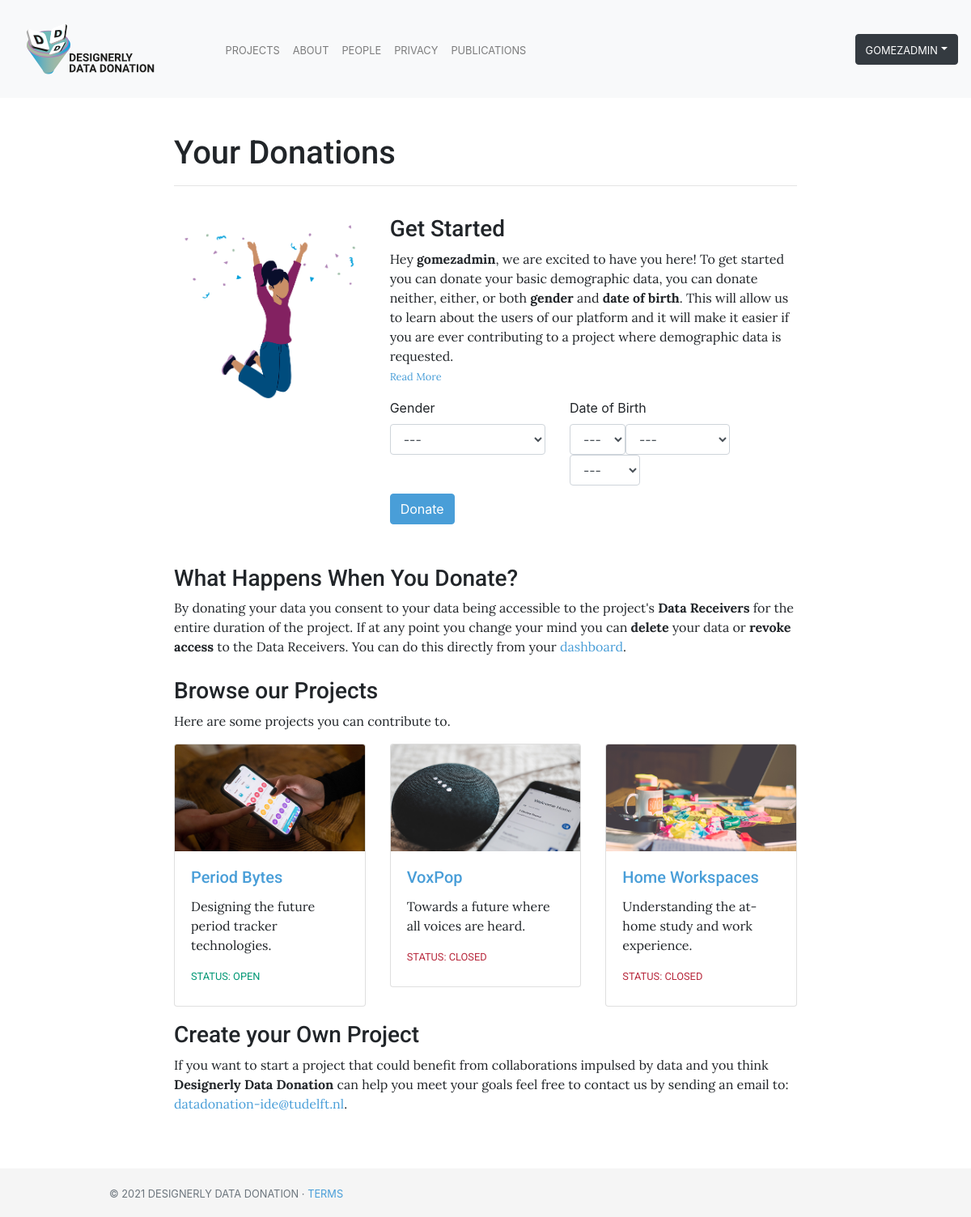
Page /hello/ (signed in) on the committed database.
### bucket/models.py (models this page shows, shortened)
class BucketUser(AbstractBaseUser):
    email               = models.EmailField(verbose_name="email", max_length=60, unique=True)
    username            = models.CharField(max_length=30, unique=True)
    user_id             = models.CharField(max_length=60, unique=True, default=None, primary_key=True)
    date_joined         = models.DateTimeField(verbose_name="date joined", auto_now_add=True)
    last_login          = models.DateTimeField(verbose_name="last login", auto_now=True)
    thing_id            = models.CharField(max_length=200, unique=True, default=None, null=True)
    is_admin            = models.BooleanField(default=False)
    is_active           = models.BooleanField(default=True)
    is_staff            = models.BooleanField(default=False)
    is_superuser        = models.BooleanField(default=False)
    hide_email          = models.BooleanField(default=True)
    objects = BucketUserManager()
    USERNAME_FIELD = 'email' # Field to log in with
    REQUIRED_FIELDS = ['username', 'user_id'] # Required fields
    def __str__(self):
        return self.username

### bucket_view/models.py (models this page shows)
class Project(models.Model):
    id                      = models.CharField(max_length=100, blank=False, unique=True, primary_key=True)
    user                    = models.ForeignKey(settings.AUTH_USER_MODEL, on_delete=models.CASCADE)
    researcher_name         = models.CharField(max_length=200, unique=False, default=None, null=True)
    researcher_affiliation  = models.CharField(max_length=200, unique=False, default=None, null=True)
    title                   = models.CharField(max_length=100, blank=False) # Short string field to hold project name
    description_tweet       = models.CharField(max_length=280, blank=False)  # Tweet-Like description of project
    description             = models.TextField(blank=False)  # Large string frield to hold a piece of text
    hrec                    = models.BooleanField(default=False)
    data                    = models.JSONField(blank=False, null=True)
    image                   = models.ImageField(upload_to="images", blank=True, null=True)
    start                   = models.DateField(blank=False)  # Start of project
    end                     = models.DateField(blank=False)  # End of project
    data_info               = models.TextField(blank=False, null=True)
    instructions            = models.TextField(unique=False, default=None, null=True)
    groupId                 = models.CharField(max_length=200, unique=True, default=None)
    def active(self):
        now = datetime.date.today()
        if self.start <= now and now <= self.end:
            return True
        return False

### bucket_view/views.py (the view)
# urls.py: path("hello/", views.bucket_hello, name="hello"),
@login_required()
def bucket_hello(request):
    project = Project.objects.all().order_by('-start')[:3]
    if request.method == 'POST':
        form = DemographicsForm(request.POST, request.FILES)
        if form.is_valid():
            timestamp = round(time.time()*1000)
            sex = form.cleaned_data['sex']
            if sex:
                sex_data = {'values': [[timestamp, int(sex[0])]]}
                print(sex_data)
            else: sex_data = {}
            date = form.cleaned_data['date_of_birth']
            if date:
                date_data = {'values':[[timestamp, date.day, date.month, date.year]]}
                print(date_data)
            else: date_data = {}
            thingId, initialized_property_dict = initialize_demographics_donation(request.session['token'], sex_data, date_data)
            donation = Donation(
                user=request.user,
                data={'SEX': ['Sex', 'Sex'], 'DATE': ['Date', 'Date']},
                project=Project.objects.get(id = 'ddd_demo'),
                updates=False,
                participate=True,
                consent=True,
                thingId=thingId,
                propertyId=initialized_property_dict)
            donation.save()
            donations = Donation.objects.filter(user=request.user)
            return render(request, 'bucket_hello.html', {'donations': donations, 'project':project})
        else:
            messages.error(request, "Oops... Something went wrong. Please try again!")
            return render(request, 'first_hello.html', {'form': form, 'project':project})
    else:
        form = DemographicsForm()
        donations = Donation.objects.filter(user=request.user)
        if not donations:
            return render(request, 'first_hello.html', {'form': form, 'project':project})
        else:
            return render(request, 'bucket_hello.html', {'donations': donations, 'project':project})

### bucket_view/forms.py
class DemographicsForm(forms.Form):
    SEX_CHOICES = (
        (0, "---"),
        (1, "Female"),
        (2, "Male"),
        (3, "Prefer to Self-Describe"),
    )
    sex = forms.ChoiceField(
        required=False,
        label = "Your Sex: ",
        choices=SEX_CHOICES,
        widget=forms.Select(attrs={
            'class' : 'form-control',
        })
    )
    date_of_birth = forms.DateField(
        required = False,
        widget = forms.SelectDateWidget(
            years = range(1955, 2025),
            attrs={
            'class': 'form-control snps-inline-select menu-scroll',
        })
    )

### bucket_view/templates/first_hello.html (shortened to what this page needs)
{% extends "base.html" %}
{% load static %}
{% block page_content %}
<section style="padding-top: 50px; padding-bottom: 50px">
    <div class="col-md-8 offset-md-2" style="align-content: center; background-size: cover; padding-top: 20px">
        <h1>Your Donations</h1>
        <hr>
    </div>
    <div class="col-md-8 offset-md-2" style="align-content: center; background-size: cover; padding-top: 20px">
        <div class="row">
            <div class="col-sm-4">
                <img class="featurette-image img-fluid mx-auto" src="{% static 'images/Welcome.png' %}" alt="Welcome Celebration" width="100%">
            </div>
            <div class="col-sm-8">
                <h3>Get Started</h3>
                <p>Hey <b>{{ user }}</b>, we are excited to have you here!
                    To get started you can donate your basic demographic data, you can donate neither, either, or both <b>gender</b> and <b>date of birth</b>. This will allow us to learn about the users of our platform and
                    it will make it easier if you are ever contributing to a project where demographic data is requested.<br>
                    <small><a href="/project/ddd_demo/">Read More</a></small>
                </p>
                 <form class="row g-3" action="/hello/", method="post", enctype="multipart/form-data">
                      <div class="col-md">
                        <label class="form-label">Gender</label>
                        <div>{{ form.sex }}</div>
                      </div>
                      <div class="col-md-7">
                        <label class="form-label">Date of Birth</label>
                          <div>
                              {{ form.date_of_birth }}
                          </div>
                      </div>
                      <div class="col-md-7 order-2" style="padding-top: 10px">
                        <button type="submit" class="btn btn-primary" style="float: left">Donate</button>
                      </div>
                 </form>
                </div>
            </div>
        </div>
    <div class="col-md-8 offset-md-2" style="align-content: center; background-size: cover; padding-top: 50px">
    <h3>What Happens When You Donate?</h3>
        <p>By donating your data you consent to your data being accessible to the project's <b>Data Receivers</b> for the entire duration of the project. If at any point you change your mind you can <b>delete</b> your data or <b>revoke access</b> to the Data Receivers. You can do this directly from your <a href="/hello">dashboard</a>.</p>
    </div>
    <div class="col-md-8 offset-md-2" style="align-content: center; background-size: cover; padding-top: 10px">
    <h3>Browse our Projects</h3>
        <p>Here are some projects you can contribute to.</p>
        <div class="row">
        {% for p in project %}
                {% if p.id != 'ddd_demo' %}
                    <div class="col-md-4">
                        <div class="card mb-2">
                            <img class="card-img-top" src="{{ p.image.url }}">
                            <div class="card-body">
                                <h5 class="card-title"><a href="{% url 'project_view' pk=p.pk %}">{{ p.title }}</a></h5>
                                <p class="card-text">{{ p.description_tweet }}</p>
                                {% if p.active %}
                                    <h6><span class="small text-uppercase" style="color:#019875; text-align: right">STATUS: Open</span></h6>
                                {% else %}
                                <h6><span class="small text-uppercase" style="color:#B8293D">STATUS: Closed</span></h6>
                            {% endif %}
                            </div>
                        </div>
                    </div>
                {% endif %}
            {% endfor %}
        </div>
    </div>
    <div class="col-md-8 offset-md-2" style="align-content: center; background-size: cover; padding-top: 10px">
    <h3>Create your Own Project</h3>
        <p>If you want to start a project that could benefit from collaborations impulsed by data and you think <b>Designerly Data Donation</b> can help you meet your goals feel free to contact us by sending an email to: <a href="mailto:datadonation-ide@tudelft.nl">datadonation-ide@tudelft.nl</a>.</p>
    </div>
</section>
{% endblock %}

### data_donation/templates/base.html (shortened to what this page needs)
{% load static %}
<!doctype html>
    <head>
        <link rel="stylesheet" href="https://stackpath.bootstrapcdn.com/bootstrap/4.1.3/css/bootstrap.min.css">
        <link href="/static/css/base.css" rel="stylesheet">
    </head>
    <body>
        <nav class="navbar fixed-top navbar-light bg-light navbar-expand-md justify-content-center">
            <a class="navbar-brand" href="{% url 'pages_index' %}"><img src="{% static 'images/DDDLogo.svg' %}" height="95px"/></a>
            <div class="collapse navbar-collapse" id="navbarCollapse">
                <ul class="navbar-nav w-100 justify-content-center" id="navigation">
                <li class="nav-item {% if request.resolver_match.url_name == 'project_list' or request.resolver_match.url_name == 'project_view' %}active{% endif %}">
                    <a class="nav-link" id="projects" href="{% url 'project_list' %}"><span class="small text-uppercase">Projects</span></a>
                </li>
                <li class="nav-item {% if request.resolver_match.url_name == 'pages_about' %}active{% endif %}">
                    <a class="nav-link" id="about" href="{% url 'pages_about' %}"><span class="small text-uppercase">About</span></a>
                </li>
                <li class="nav-item {% if request.resolver_match.url_name == 'pages_questions' %}active{% endif %}">
                    <a class="nav-link" id="team" href="{% url 'pages_questions' %}"><span class="small text-uppercase">People</span></a>
                </li>
                <li class="nav-item {% if request.resolver_match.url_name == 'pages_privacy' %}active{% endif %}">
                    <a class="nav-link" id="privacy" href="{% url 'pages_privacy' %}"><span class="small text-uppercase">Privacy</span></a>
                </li>
                <li class="nav-item {% if request.resolver_match.url_name == 'pages_publications' %}active{% endif %}">
                    <a class="nav-link" id="team" href="{% url 'pages_publications' %}"><span class="small text-uppercase">Publications</span></a>
                </li>
              </ul>
            {% if user.is_authenticated %}
                <ul class="navbar-nav ml-auto w-100 justify-content-end" id="navigation_login">
                    <div class="dropdown">
                        <button class="btn btn-dark dropdown-toggle" type="button" id="dropdownUserButton" data-toggle="dropdown"><span class="small text-uppercase">{{ user.username }}</span></button>
                    </div>
                 </ul>
            {% else %}
                 <ul class="navbar-nav ml-auto w-100 justify-content-end">
                    <a class="btn btn-dark navbar-btn" role="button"  href="/bucket/login/"><span class="small text-uppercase">Log in / Sign Up</span></a>
                </ul>
            {% endif %}
            </div>
        </nav>
        <main role="main">
            {% block page_content %}{% endblock %}
        </main>
        <footer class="footer">
            <div class="container">
                <span class="text-muted small text-uppercase">&copy; {% now 'Y' %} Designerly Data Donation · <a href="/terms">Terms</a></span>
            </div>
        </footer>
    </body>
</html>

### static/css/base.css (style rules this page uses)
p { font-family: 'Lora', Sans-Serif; }
h1, h2, h3, h4, h5, h6 { font-family: 'Roboto', Serif; }
body { margin-bottom: 60px; margin-top: 95px; }
.footer { position: absolute; bottom: 0; width: 100%; height: 60px; line-height: 60px; background-color: #f5f5f5; }
.btn-primary { color: #ffffff; background-color: #499ed8; border-color: #499ed8; }
a { color: #499ed8; }
.container { max-width: 960px; }
.snps-inline-select { width: auto; display: inline-block; }
.menu-scroll { overflow-y: scroll; max-height: 100px; }

### rows in the picture
BucketUser: username "GOMEZADMIN", username "gomezadmin"
Project: image (picture), title "Period Bytes", description_tweet "Designing the future period tracker technologies.", start "STATUS: OPEN"
Project: image (picture), title "VoxPop", description_tweet "Towards a future where all voices are heard.", start "STATUS: CLOSED"
Project: image (picture), title "Home Workspaces", description_tweet "Understanding the at-home study and work experience.", start "STATUS: CLOSED"
